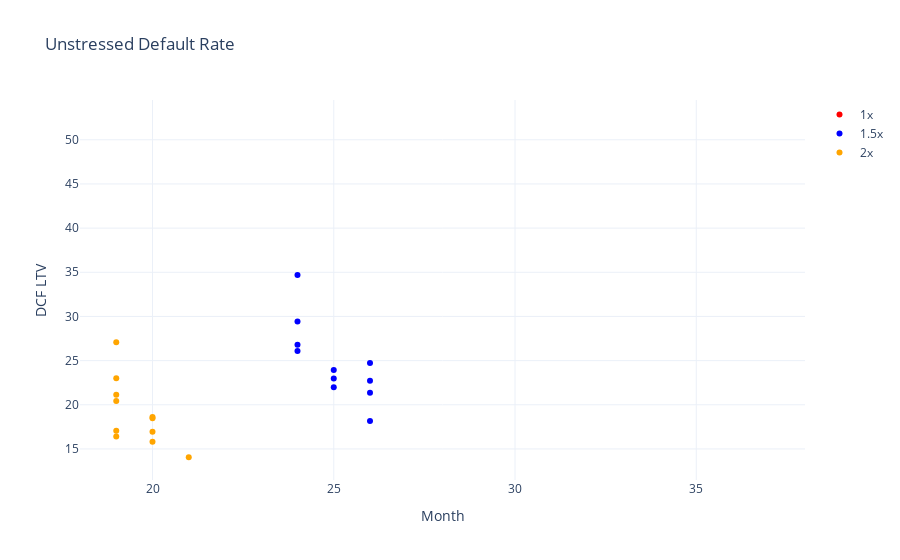
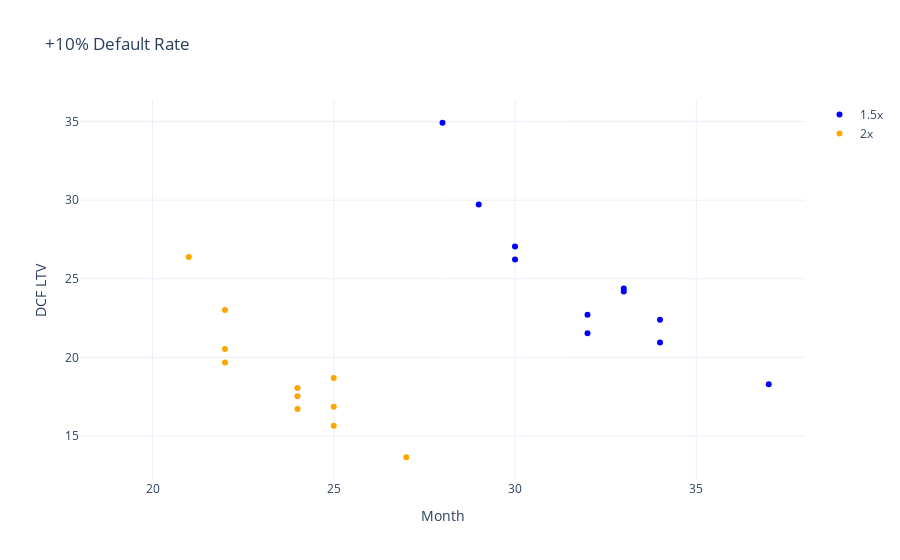

Notebook source saved alongside these figures, in order:
### Code cell
fig1 = go.Figure([go.Scatter(name='1x', x=payback_results1['Payback Period (1)'], 
                            y=payback_results1['Payback Amount (1)'], mode='markers',
                            marker=dict(color='red')),
                  go.Scatter(name='1.5x', x=payback_results1['Payback Period (1.5)'], 
                            y=payback_results1['Payback Amount (1.5)'], mode='markers',
                            marker=dict(color='blue')),
                 go.Scatter(name='2x', x=payback_results1['Payback Period (2)'], 
                            y=payback_results1['Payback Amount (2)'], mode='markers',
                            marker=dict(color='orange'))
                ])

fig1.update_layout(title='Unstressed Default Rate')
fig1.update_layout(xaxis=dict(title='Month', range=[18, 38]), yaxis=dict(title='DCF LTV'))

fig2 = go.Figure([go.Scatter(name='1.5x', x=payback_results2['Payback Period (1.5)'], 
                            y=payback_results2['Payback Amount (1.5)'], mode='markers',
                            marker=dict(color='blue')),
                 go.Scatter(name='2x', x=payback_results2['Payback Period (2)'], 
                            y=payback_results2['Payback Amount (2)'], mode='markers',
                            marker=dict(color='orange'))
                ])

fig2.update_layout(title='+10% Default Rate')
fig2.update_layout(xaxis=dict(title='Month', range=[18, 38]), yaxis=dict(title='DCF LTV'))

fig1.show()
fig2.show()

### Figure 1 — Plotly figure (JSON) as saved in the notebook; plotly's stock layout.template omitted (floating-point values rounded to 4 significant figures)
{"data": [{"marker": {"color": "red"}, "mode": "markers", "name": "1x", "type": "scatter", "x": [50, 50, 50, 50, 50, 50, 50, 50, 50, 50, 50], "y": [51.93, 43.92, 39.62, 32.01, 38.96, 33.7, 31.26, 35.84, 35.87, 33.03, 27.25]}, {"marker": {"color": "blue"}, "mode": "markers", "name": "1.5x", "type": "scatter", "x": [24, 24, 24, 25, 24, 25, 26, 25, 26, 26, 26], "y": [34.71, 29.42, 26.81, 21.98, 26.1, 22.98, 21.37, 23.94, 24.73, 22.73, 18.17]}, {"marker": {"color": "orange"}, "mode": "markers", "name": "2x", "type": "scatter", "x": [19, 19, 19, 19, 19, 19, 20, 20, 20, 20, 21], "y": [27.08, 23.02, 21.15, 16.41, 20.42, 17.05, 15.81, 18.62, 18.47, 16.94, 14.06]}], "layout": {"title": {"text": "Unstressed Default Rate"}, "xaxis": {"range": [18, 38], "title": {"text": "Month"}}, "yaxis": {"title": {"text": "DCF LTV"}}}}

### Figure 2 — Plotly figure (JSON) as saved in the notebook; plotly's stock layout.template omitted (floating-point values rounded to 4 significant figures)
{"data": [{"marker": {"color": "blue"}, "mode": "markers", "name": "1.5x", "type": "scatter", "x": [28, 29, 30, 32, 30, 32, 34, 33, 33, 34, 37], "y": [34.92, 29.72, 27.06, 21.54, 26.23, 22.71, 20.95, 24.38, 24.19, 22.39, 18.29]}, {"marker": {"color": "orange"}, "mode": "markers", "name": "2x", "type": "scatter", "x": [21, 22, 22, 24, 22, 24, 25, 24, 25, 25, 27], "y": [26.38, 23.01, 20.53, 16.71, 19.67, 17.52, 15.65, 18.05, 18.69, 16.85, 13.65]}], "layout": {"title": {"text": "+10% Default Rate"}, "xaxis": {"range": [18, 38], "title": {"text": "Month"}}, "yaxis": {"title": {"text": "DCF LTV"}}}}
